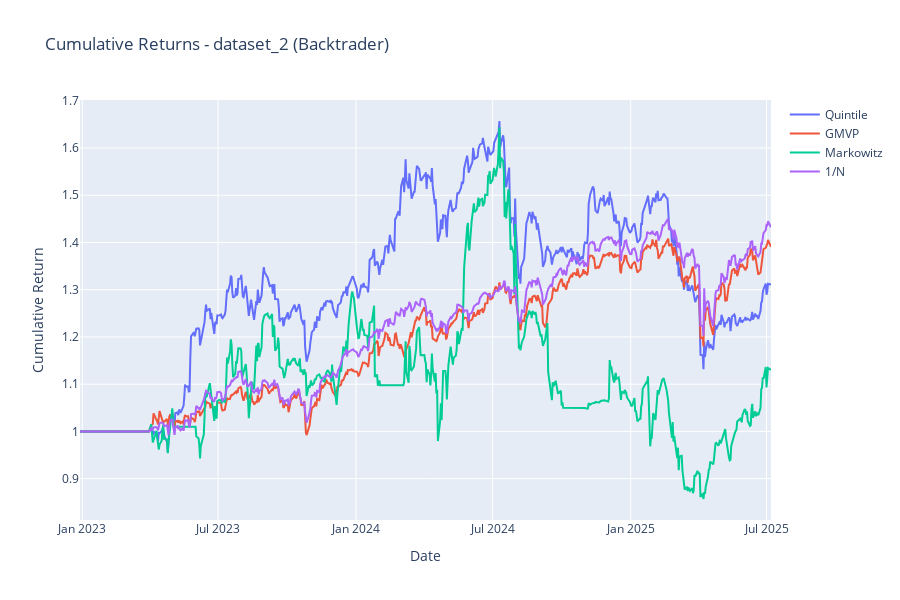

The notebook cell saved with this chart:
### Code cell
def plot_bt_cumulative_returns(bt_results, strategies_to_plot, dataset_num=1):
    """Plot cumulative returns for selected strategies on a specific dataset (backtrader version)"""

    dataset_name = f'dataset_{dataset_num}'

    fig = go.Figure()
    
    for strategy_name in strategies_to_plot:
        print(f"Plotting {strategy_name} on {dataset_name}...")
        if strategy_name in bt_results.results and dataset_name in bt_results.results[strategy_name]:
            returns = bt_results.results[strategy_name][dataset_name]['returns']
            return_dates = bt_results.results[strategy_name][dataset_name].get('return_dates', [])
            
            print(f"Plotting {strategy_name} on {dataset_name} with {len(returns)} return points")
            if len(returns) > 0:
                cumulative_returns = (1 + pd.Series(returns)).cumprod()
                
                # Use actual return dates if available, otherwise create synthetic dates
                if len(return_dates) == len(returns):
                    dates = pd.to_datetime(return_dates)
                    print(f"  Using actual return dates from {dates[0]} to {dates[-1]}")
                else:
                    dates = pd.date_range(start='2022-01-01', periods=len(cumulative_returns), freq='D')
                    print(f"  Using synthetic dates (actual dates not available)")
                
                fig.add_trace(go.Scatter(
                    x=dates, 
                    y=cumulative_returns,
                    mode='lines',
                    name=strategy_name,
                    line=dict(width=2)
                ))
    
    fig.update_layout(
        title=f'Cumulative Returns - {dataset_name} (Backtrader)',
        xaxis_title='Date',
        yaxis_title='Cumulative Return',
        height=600,
        showlegend=True,
        xaxis_showgrid=True,
        yaxis_showgrid=True
    )
    
    fig.show()

# 4. Cumulative returns plot
available_strategies = list(bt_backtest.results.keys())
plot_bt_cumulative_returns(bt_backtest, available_strategies, dataset_num=2)

### Figure 1 — Plotly figure (JSON) as saved in the notebook; plotly's stock layout.template omitted (floating-point values rounded to 4 significant figures; data arrays with more than 128 entries replaced by an {"elided": "..."} marker saying what was removed)
{"data": [{"line": {"width": 2}, "mode": "lines", "name": "Quintile", "type": "scatter", "x": {"elided": "630 str values"}, "y": {"elided": "630 float values"}}, {"line": {"width": 2}, "mode": "lines", "name": "GMVP", "type": "scatter", "x": {"elided": "630 str values"}, "y": {"elided": "630 float values"}}, {"line": {"width": 2}, "mode": "lines", "name": "Markowitz", "type": "scatter", "x": {"elided": "630 str values"}, "y": {"elided": "630 float values"}}, {"line": {"width": 2}, "mode": "lines", "name": "1/N", "type": "scatter", "x": {"elided": "630 str values"}, "y": {"elided": "630 float values"}}], "layout": {"height": 600, "showlegend": true, "title": {"text": "Cumulative Returns - dataset_2 (Backtrader)"}, "xaxis": {"showgrid": true, "title": {"text": "Date"}}, "yaxis": {"showgrid": true, "title": {"text": "Cumulative Return"}}}}
